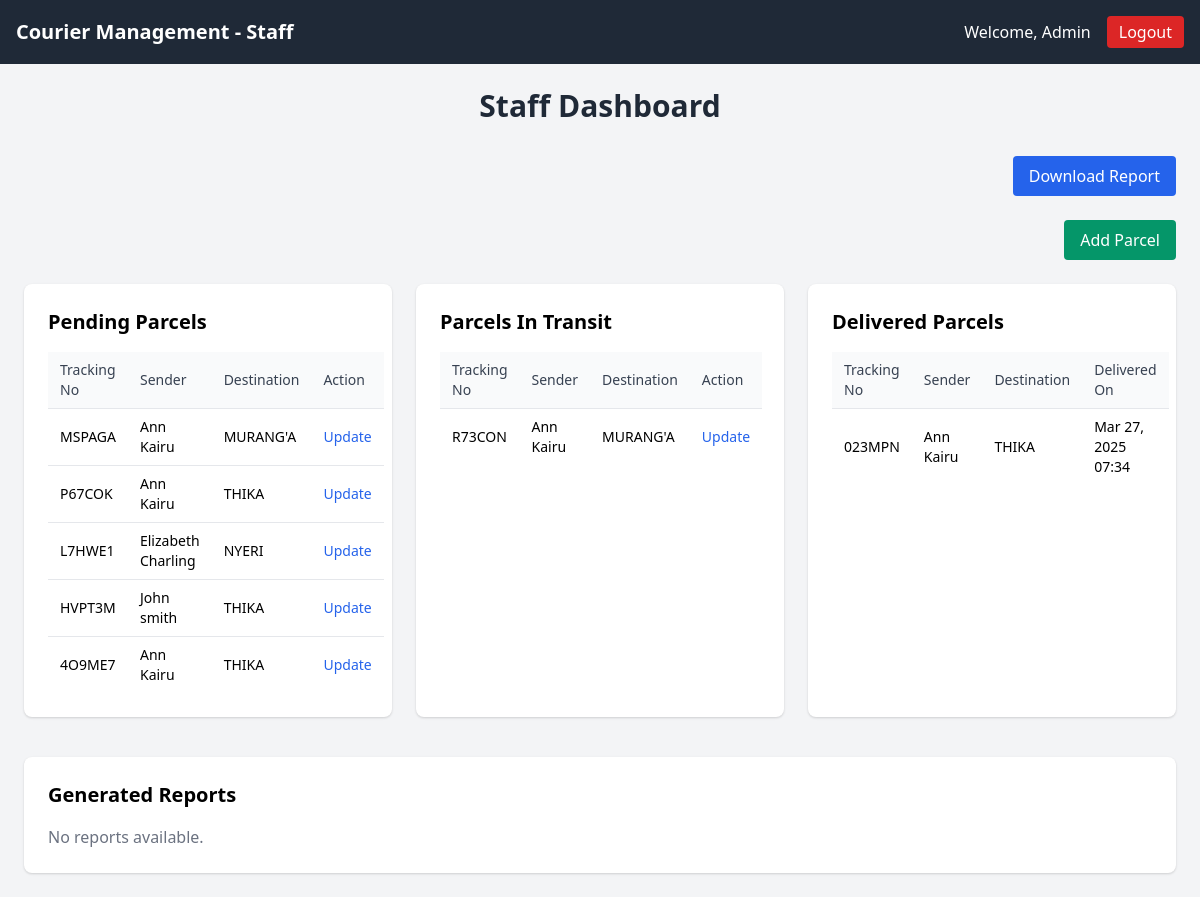
Screenshot of /staff/dashboard/ (signed in) with the database file from the repository.
### courier/models.py (models this page shows, shortened)
class CustomUser(AbstractUser):
    CUSTOMER = 'customer'
    STAFF = 'staff'
    ADMIN = 'admin'
    ROLE_CHOICES = [
        (CUSTOMER, 'Customer'),
        (STAFF, 'Staff'),
        (ADMIN, 'Admin'),
    ]
    role = models.CharField(
        max_length=10,
        choices=ROLE_CHOICES,
        default=CUSTOMER
    )
    objects = CustomUserManager()

class Parcel(models.Model):
    sender_name = models.CharField(max_length=255, default="Unknown Sender")
    receiver = models.ForeignKey(CustomerProfile, related_name='received_parcels', on_delete=models.CASCADE, null=True, blank=True)
    branch_from = models.ForeignKey(Branch, related_name='parcels_sent', on_delete=models.CASCADE)
    branch_to = models.ForeignKey(Branch, related_name='parcels_received', on_delete=models.CASCADE)
    tracking_number = models.CharField(max_length=6, unique=True, default=generate_unique_tracking_number, editable=False)
    description = models.TextField(blank=True)
    weight = models.FloatField()
    pickup_date = models.DateTimeField(null=True, blank=True)
    delivery_date = models.DateTimeField(null=True, blank=True)
    status = models.CharField(max_length=20, default='Pending')
    current_latitude = models.FloatField(null=True, blank=True)
    current_longitude = models.FloatField(null=True, blank=True)
    created_by_staff = models.ForeignKey('staff.StaffProfile', on_delete=models.SET_NULL, null=True, blank=True)

class Branch(models.Model):
    name = models.CharField(max_length=100)
    address = models.CharField(max_length=255)
    phone = models.CharField(max_length=20)

### staff/views.py (the view)
# urls.py: path("dashboard/", views.staff_dashboard, name="staff_dashboard"),
@login_required
@user_passes_test(is_staff_user)
def staff_dashboard(request):
    pending_parcels = Parcel.objects.filter(status="Pending")
    in_transit_parcels = Parcel.objects.filter(status="In Transit")
    delivered_parcels = Parcel.objects.filter(status="Delivered")
    reports_dir = os.path.join(settings.MEDIA_ROOT, "reports")  # We are Assuming reports are stored in MEDIA/reports
    available_reports = []
    if os.path.exists(reports_dir):
        available_reports = [
            f for f in os.listdir(reports_dir) if f.endswith(".pdf") or f.endswith(".csv")
        ]
    context = {
        'pending_parcels': pending_parcels,
        'in_transit_parcels': in_transit_parcels,
        'delivered_parcels': delivered_parcels,
        "available_reports": available_reports,
    }
    return render(request, "staff/dashboard.html", context)

### staff/views.py (called while the page is built)
def is_staff_user(user):
    return user.is_staff

### templates/staff/dashboard.html (shortened to what this page needs)
<!DOCTYPE html>
<html lang="en">
<head>
  <link href="https://cdn.jsdelivr.net/npm/tailwindcss@2.2.19/dist/tailwind.min.css" rel="stylesheet" />
</head>
<body class="bg-gray-100">
  <nav class="bg-gray-800 text-white p-4">
    <div class="max-w-7xl mx-auto flex justify-between items-center">
      <div>
        <h1 class="text-xl font-bold">Courier Management - Staff</h1>
      </div>
      <div class="flex items-center space-x-4">
        <span>Welcome, {{ request.user.username }}</span>
        <form method="POST" action="{% url 'staff_logout' %}" class="inline-block">
          <button type="submit" class="px-3 py-1 bg-red-600 rounded text-white">Logout</button>
        </form>
      </div>
    </div>
  </nav>
  <main class="max-w-7xl mx-auto p-6">
    <div class="mb-8">
      <h2 class="text-3xl font-bold text-center text-gray-800">Staff Dashboard</h2>
    </div>
    <div class="flex justify-end mb-6">
    <a href="{% url 'generate_report' %}" class="bg-blue-600 text-white px-4 py-2 rounded hover:bg-blue-700">
        Download Report
    </a>
    </div>
    <div class="flex justify-end mb-6">
      <a href="{% url 'staff_add_parcel' %}" class="bg-green-600 text-white px-4 py-2 rounded hover:bg-green-700">
        Add Parcel
      </a>
    </div>
    <div class="grid grid-cols-1 md:grid-cols-3 gap-6">
      <div class="bg-white rounded-lg shadow p-6">
        <h3 class="text-xl font-semibold mb-4">Pending Parcels</h3>
        {% if pending_parcels %}
        <table class="min-w-full divide-y divide-gray-200 text-sm">
          <thead>
            <tr class="bg-gray-50">
              <th class="px-3 py-2 text-left font-medium text-gray-700">Tracking No</th>
              <th class="px-3 py-2 text-left font-medium text-gray-700">Sender</th>
              <th class="px-3 py-2 text-left font-medium text-gray-700">Destination</th>
              <th class="px-3 py-2 text-left font-medium text-gray-700">Action</th>
            </tr>
          </thead>
          <tbody class="divide-y divide-gray-200">
            {% for parcel in pending_parcels %}
            <tr>
              <td class="px-3 py-2">{{ parcel.tracking_number }}</td>
              <td class="px-3 py-2">{{ parcel.sender_name }}</td>
              <td class="px-3 py-2">{{ parcel.branch_to.name }}</td>
              <td class="px-3 py-2">
                <a href="{% url 'update_parcel_status' parcel.id %}" class="text-blue-600 hover:underline">Update</a>
              </td>
            </tr>
            {% endfor %}
          </tbody>
        </table>
        {% else %}
          <p class="text-gray-500">No pending parcels.</p>
        {% endif %}
      </div>
      <div class="bg-white rounded-lg shadow p-6">
        <h3 class="text-xl font-semibold mb-4">Parcels In Transit</h3>
        {% if in_transit_parcels %}
        <table class="min-w-full divide-y divide-gray-200 text-sm">
          <thead>
            <tr class="bg-gray-50">
              <th class="px-3 py-2 text-left font-medium text-gray-700">Tracking No</th>
              <th class="px-3 py-2 text-left font-medium text-gray-700">Sender</th>
              <th class="px-3 py-2 text-left font-medium text-gray-700">Destination</th>
              <th class="px-3 py-2 text-left font-medium text-gray-700">Action</th>
            </tr>
          </thead>
          <tbody class="divide-y divide-gray-200">
            {% for parcel in in_transit_parcels %}
            <tr>
              <td class="px-3 py-2">{{ parcel.tracking_number }}</td>
              <td class="px-3 py-2">{{ parcel.sender_name }}</td>
              <td class="px-3 py-2">{{ parcel.branch_to.name }}</td>
              <td class="px-3 py-2">
                <a href="{% url 'update_parcel_status' parcel.id %}" class="text-blue-600 hover:underline">Update</a>
              </td>
            </tr>
            {% endfor %}
          </tbody>
        </table>
        {% else %}
          <p class="text-gray-500">No parcels in transit.</p>
        {% endif %}
      </div>
      <div class="bg-white rounded-lg shadow p-6">
        <h3 class="text-xl font-semibold mb-4">Delivered Parcels</h3>
        {% if delivered_parcels %}
        <table class="min-w-full divide-y divide-gray-200 text-sm">
          <thead>
            <tr class="bg-gray-50">
              <th class="px-3 py-2 text-left font-medium text-gray-700">Tracking No</th>
              <th class="px-3 py-2 text-left font-medium text-gray-700">Sender</th>
              <th class="px-3 py-2 text-left font-medium text-gray-700">Destination</th>
              <th class="px-3 py-2 text-left font-medium text-gray-700">Delivered On</th>
            </tr>
          </thead>
          <tbody class="divide-y divide-gray-200">
            {% for parcel in delivered_parcels %}
            <tr>
              <td class="px-3 py-2">{{ parcel.tracking_number }}</td>
              <td class="px-3 py-2">{{ parcel.sender_name }}</td>
              <td class="px-3 py-2">{{ parcel.branch_to.name }}</td>
              <td class="px-3 py-2">{{ parcel.delivery_date|date:"M d, Y H:i" }}</td>
            </tr>
            {% endfor %}
          </tbody>
        </table>
        {% else %}
          <p class="text-gray-500">No delivered parcels.</p>
        {% endif %}
      </div>
    </div>
    <div class="bg-white rounded-lg shadow p-6 mt-10">
      <h3 class="text-xl font-semibold mb-4">Generated Reports</h3>
      {% if available_reports %}
      <ul class="list-disc pl-5">
        {% for report in available_reports %}
        <li>
          <a href="{{ MEDIA_URL }}reports/{{ report }}" class="text-blue-600 hover:underline" target="_blank">
            {{ report }}
          </a>
        </li>
        {% endfor %}
      </ul>
      {% else %}
        <p class="text-gray-500">No reports available.</p>
      {% endif %}
    </div>
  </main>
</body>
</html>

### rows the page displays
CustomUser: user.username "Admin"
Parcel: tracking_number "MSPAGA", sender_name "Ann Kairu", branch_to.name "MURANG'A"
Parcel: tracking_number "P67COK", sender_name "Ann Kairu", branch_to.name "THIKA"
Parcel: tracking_number "L7HWE1", sender_name "Elizabeth Charling", branch_to.name "NYERI"
Parcel: tracking_number "HVPT3M", sender_name "John smith", branch_to.name "THIKA"
Parcel: tracking_number "4O9ME7", sender_name "Ann Kairu", branch_to.name "THIKA"
Parcel: tracking_number "R73CON", sender_name "Ann Kairu", branch_to.name "MURANG'A"
Parcel: tracking_number "023MPN", sender_name "Ann Kairu", branch_to.name "THIKA", delivery_date "Mar 27, 2025 07:34"
